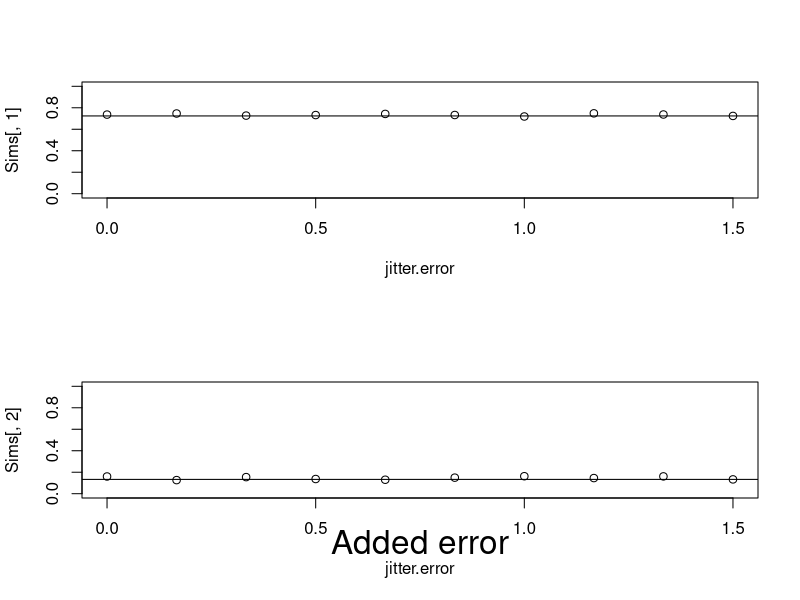

Reproduce this figure in R.
#Movement model conditioned on recaptures only (McGarvey line of thought)

#note: individual-based model that compares the probability of occurrying in a particular zone
#      after an given time at liberty with the observed recapture zone.


library(expm)

time.liberty=rep(c(0,0,0,0,1,1,1,1,2,2),3)
Dummy.dat=data.frame(
  Rel.zn=rep(c("West","Zn1","Zn2"),each=10),
  Rel.yr=rep(1:10,3),
  Rec.zn=c(rep("West",7),"Zn1","Zn1","Zn2",
           rep("Zn1",6),"West","West","Zn2","Zn2",
           rep("Zn2",8),"Zn1","Zn1")
  )
Dummy.dat$Rec.yr=Dummy.dat$Rel.yr+time.liberty


Stay=0.8
Move1=0.1
pars=c(p.stay=Stay,p.move1=Move1)
original.pars=pars

fn.move=function(pars)
{
  #Put movement pars in matrix
  p.stay=pars[1]
  p.move1=pars[2]
  p.move2=1-(p.stay+p.move1)  
  Mov.mat=matrix(c(p.stay,p.move1,p.move2,
                   p.move1,p.stay,p.move2,
                   p.move1,p.move2,p.stay),nrow=3,byrow=T)
  colnames(Mov.mat)=rownames(Mov.mat)=c("West","Zn1","Zn2")
  
  #Calculate likelihood of observations
  N.rel=nrow(Dummy.dat)
  neg.LL=0
  
  for(i in 1:N.rel)
  {
    d=Dummy.dat[i,]
    N.yrs=d$Rec.yr-d$Rel.yr
    if(N.yrs==0)N.yrs=1
    Move=Mov.mat %^% N.yrs 
    id.rel=which(rownames(Move)==d$Rel.zn)
    id.rec=which(colnames(Move)==d$Rec.zn)
    Pred.Prob=Move[id.rel,id.rec]
    #Least squares
    #neg.LL=neg.LL+(1-Pred.Prob)^2
    
    #Poisson likelihood (Haddon page 112)
    neg.LL=neg.LL+(Pred.Prob-1*log(Pred.Prob+0.00001))
    
  }
  
  
  return(neg.LL)
}

fit=optim(pars,fn.move,method="Nelder-Mead", control = list(trace=T))



#Simulated release

RELS=data.frame(Rel.yr=1:5,West=rep(10,5),Zn1=rep(10,5),Zn2=rep(10,5))
time.liberty=5
fn.sim=function(pars,RELS,Error)
{
  #Put movement pars in matrix
  p.stay=pars[1]
  p.move1=pars[2]
  p.move2=1-(p.stay+p.move1)  
  Mov.mat=matrix(c(p.stay,p.move1,p.move2,
                   p.move1,p.stay,p.move2,
                   p.move1,p.move2,p.stay),nrow=3,byrow=T)
  colnames(Mov.mat)=rownames(Mov.mat)=c("West","Zn1","Zn2")
  
    N.rel=nrow(RELS)
    STORE=vector("list",length=N.rel)
    for(i in 1:N.rel)
    {
      a=RELS[i,]
      store=vector("list",length=3)
      for(j in 2:4)
      {
        b=a[,j]
        rel.zn=colnames(a)[j]
        N.yrs=time.liberty-a$Rel.yr
        if(N.yrs==0) N.yrs=1
        Move=Mov.mat %^% N.yrs 
        id.rel=which(rownames(Move)==rel.zn)
        pred=jitter(b*Move[id.rel,],Error)
        Pred=as.data.frame(matrix(pred,ncol=3))
        colnames(Pred)=names(pred)
        Pred.exp=matrix(c(rep("West",Pred[1]),rep("Zn1",Pred[2]),rep("Zn2",Pred[3])))
        
        store[[j]]=data.frame(Rel.zn=rel.zn,Rel.yr=a$Rel.yr,Rec.zn=Pred.exp,Rec.yr=time.liberty)
      }
      STORE[[i]]=do.call(rbind,store)
    }
    Pred.recapture=do.call(rbind,STORE)   
  return(Pred.recapture)
}



#test simulated data
n.sim=10
jitter.error=seq(0,1.5,length.out=n.sim)
store.fit.sim=vector('list',n.sim)
for (s in 1:n.sim)
{
  Dummy.dat=fn.sim(original.pars,RELS,jitter.error[s])
  fit=optim(c(0.7,0.2),fn.move,method="Nelder-Mead")
  store.fit.sim[[s]]=fit$par
}

#compare original parameters and those obtained from simulation
Sims=matrix(unlist(store.fit.sim),ncol=2,byrow=T)

par(mfcol=c(2,1))
plot(jitter.error,Sims[,1],ylim=c(0,1))
abline(h=fit$par[1])

plot(jitter.error,Sims[,2],ylim=c(0,1))
abline(h=fit$par[2])
mtext("Added error",1,line=2,cex=2)
